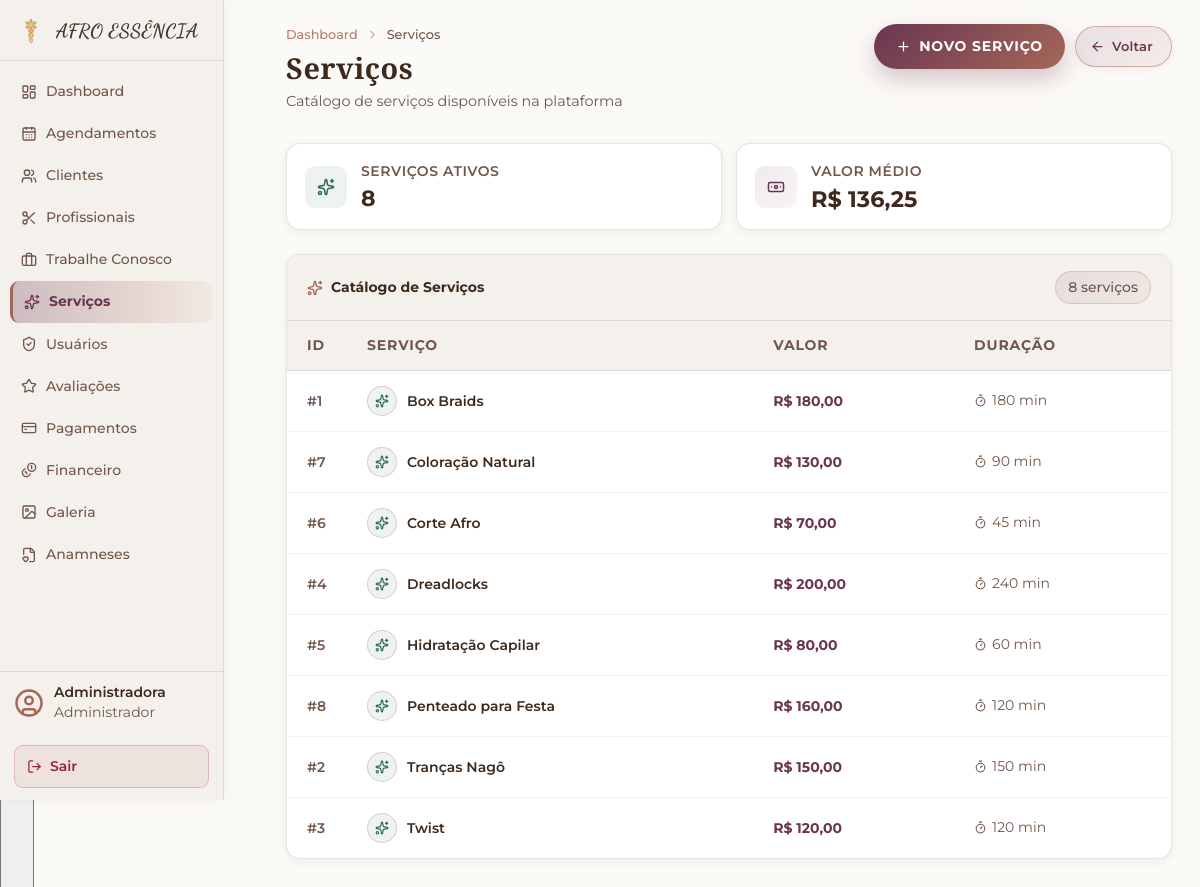
The app's page /dashboard/servicos (signed in) with its own data.
### tables this page shows
CREATE TABLE `servicos` (
  `id`                   int(11)        NOT NULL AUTO_INCREMENT,
  `categoria_id`         int(11)        DEFAULT NULL,
  `nome`                 varchar(120)   NOT NULL,
  `slug`                 varchar(160)   DEFAULT NULL,
  `descricao`            text           DEFAULT NULL,
  `imagem`               varchar(255)   DEFAULT NULL,
  `beneficios`           text           DEFAULT NULL,
  `tempo_duracao_texto`  varchar(120)   DEFAULT NULL,
  `manutencao`           varchar(200)   DEFAULT NULL,
  `cuidados_pos_servico` text           DEFAULT NULL,
  `valor`                decimal(10,2)  NOT NULL DEFAULT 0.00,
  `duracao_minutos`      int(11)        NOT NULL DEFAULT 60,
  `status`               enum('ativo','inativo') NOT NULL DEFAULT 'ativo',
  `created_at`           timestamp      NOT NULL DEFAULT current_timestamp(),
  PRIMARY KEY (`id`),
  UNIQUE KEY `idx_servicos_slug` (`slug`),
  KEY `fk_servico_categoria` (`categoria_id`),
  CONSTRAINT `fk_servico_categoria` FOREIGN KEY (`categoria_id`) REFERENCES `categorias` (`id`)
);

### app/controllers/BaseController.php (called while the page is built, shortened)
<?php
class BaseController
{
    protected function view(string $path, array $data = []): void
    {
        extract($data);
        $viewFile = __DIR__ . "/../views/" . $path . ".php";
        require $viewFile;
    }
}

### app/controllers/DashboardController.php (called while the page is built, shortened)
<?php
class DashboardController extends BaseController
{
    public function servicos()
    {
        $servicos = (new ServicoDAO())->findAll();
        $this->view('dashboard/admin/servicos', ['servicos' => $servicos]);
    }
}

### config/database.example.php (called while the page is built, shortened)
<?php
if (!defined('APP_PUBLIC_URL')) {
    $protocol = (!empty($_SERVER['HTTPS']) && $_SERVER['HTTPS'] !== 'off') ? 'https' : 'http';
    $host     = $_SERVER['HTTP_HOST'] ?? 'localhost';
}
class Database {
    private static $conn = null;
    public static function getConnection() {
        if (self::$conn === null) {
            $host   = defined('DB_HOST')   ? DB_HOST   : 'localhost';
            $name   = defined('DB_NAME')   ? DB_NAME   : 'afro_essencia';
            $user   = defined('DB_USER')   ? DB_USER   : 'root';
            $pass   = defined('DB_PASS')   ? DB_PASS   : '';
            $charset = 'utf8mb4';
            try {
                self::$conn = new PDO(
                    "mysql:host={$host};dbname={$name};charset={$charset}",
                    $user,
                    $pass
                );
                self::$conn->setAttribute(PDO::ATTR_ERRMODE, PDO::ERRMODE_EXCEPTION);
                self::$conn->setAttribute(PDO::ATTR_DEFAULT_FETCH_MODE, PDO::FETCH_ASSOC);
                self::$conn->setAttribute(PDO::ATTR_EMULATE_PREPARES, false);
            } catch (PDOException $e) {
                error_log('DB Connection error: ' . $e->getMessage());
                http_response_code(500);
                die("<h2>Erro interno. Tente novamente em instantes.</h2>");
            }
        }
        return self::$conn;
    }
}

### app/dao/BaseDAO.php (called while the page is built, shortened)
<?php
class BaseDAO {
    public function __construct() {
        $this->conn = Database::getConnection();
    }
}

### app/dao/ServicoDAO.php (called while the page is built, shortened)
<?php
class ServicoDAO extends BaseDAO
{
    private static ?bool $temColunaDetalhe = null;
    private function temColunaDetalhe(): bool
    {
        try {
            $result = $this->conn->query(
                "SELECT COUNT(*) FROM INFORMATION_SCHEMA.COLUMNS
                 WHERE TABLE_SCHEMA = DATABASE()
                   AND TABLE_NAME   = 'servicos'
                   AND COLUMN_NAME  = 'slug'"
            )->fetchColumn();
            self::$temColunaDetalhe = (int)$result > 0;
        } catch (\Throwable $e) {
            self::$temColunaDetalhe = false;
        }
        return self::$temColunaDetalhe;
    }
    public function findAll(): array
    {
        if ($this->temColunaDetalhe()) {
            $sql = "SELECT s.id, s.nome, s.slug, s.descricao, s.imagem, s.valor,
                           s.duracao_minutos, s.status, c.nome AS categoria
                    FROM servicos s
                    LEFT JOIN categorias c ON s.categoria_id = c.id
                    WHERE s.status = 'ativo'
                    ORDER BY s.nome ASC";
        }
        return $this->conn->query($sql)->fetchAll(PDO::FETCH_ASSOC);
    }
}

### app/views/dashboard/admin/servicos.php (the view, shortened to what this page needs)
<?php
require __DIR__ . '/../partials/_admin-header.php';
$total = count($servicos ?? []);
$totalReceita = array_sum(array_column($servicos ?? [], 'valor'));
?>
<div class="subpage-header">
    <div>
        <nav class="subpage-breadcrumb">
            <a href="/afro_essencia/dashboard">Dashboard</a>
            <i data-lucide="chevron-right"></i>
            <span>Serviços</span>
        </nav>
        <h1 class="subpage-title">Serviços</h1>
        <p class="subpage-subtitle">Catálogo de serviços disponíveis na plataforma</p>
    </div>
    <div class="subpage-actions">
        <a href="/afro_essencia/servico/novo" class="btn-primary">
            <i data-lucide="plus"></i>
            Novo Serviço
        </a>
        <a href="/afro_essencia/dashboard" class="btn-outline">
            <i data-lucide="arrow-left"></i>
            Voltar
        </a>
    </div>
</div>
<div class="subpage-summary">
    <div class="summary-card">
        <div class="summary-icon green"><i data-lucide="sparkles"></i></div>
        <div class="summary-body">
            <span class="summary-label">Serviços Ativos</span>
            <span class="summary-value"><?= htmlspecialchars($total ?? '', ENT_QUOTES) ?></span>
        </div>
    </div>
    <div class="summary-card">
        <div class="summary-icon gold"><i data-lucide="banknote"></i></div>
        <div class="summary-body">
            <span class="summary-label">Valor Médio</span>
            <span class="summary-value" style="font-size:1.4rem">
                R$ <?= $total > 0 ? number_format($totalReceita / $total, 2, ',', '.') : '0,00' ?>
            </span>
        </div>
    </div>
</div>
<div class="data-panel">
    <div class="data-panel-header">
        <h3 class="data-panel-title">
            <i data-lucide="sparkles"></i>
            Catálogo de Serviços
        </h3>
        <span class="data-panel-count"><?= htmlspecialchars($total ?? '', ENT_QUOTES) ?> serviço<?= $total !== 1 ? 's' : '' ?></span>
    </div>
    <?php if (empty($servicos)): ?>
        <div class="empty-panel">
            <i data-lucide="sparkles"></i>
            <p>Nenhum serviço ativo encontrado.</p>
        </div>
    <?php else: ?>
        <div class="table-scroll">
            <table class="adm-table">
                <thead>
                    <tr>
                        <th>ID</th>
                        <th>Serviço</th>
                        <th>Valor</th>
                        <th>Duração</th>
                    </tr>
                </thead>
                <tbody>
                    <?php foreach ($servicos as $s): ?>
                        <tr>
                            <td data-label="ID" class="col-id">#<?= $s['id'] ?></td>
                            <td data-label="Nome">
                                <div class="cell-name">
                                    <div class="cell-avatar" style="background:var(--ds-success-bg);color:var(--ds-success)">
                                        <i data-lucide="sparkles" style="width:14px;height:14px"></i>
                                    </div>
                                    <span class="cell-name-text"><?= htmlspecialchars($s['nome']) ?></span>
                                </div>
                            </td>
                            <td data-label="Valor">
                                <span class="cell-value">R$ <?= number_format($s['valor'], 2, ',', '.') ?></span>
                            </td>
                            <td>
                                <span class="cell-duration">
                                    <i data-lucide="timer"></i>
                                    <?= $s['duracao_minutos'] ?> min
                                </span>
                            </td>
                        </tr>
                    <?php endforeach; ?>
                </tbody>
            </table>
        </div>
    <?php endif; ?>
</div>
<?php require __DIR__ . '/../partials/_admin-footer.php'; ?>

### public/css/dashboard-admin.css (style rules this page uses)
:root { --accent: #A56758; --accent-soft: rgba(165,103,88,.12); --accent-strong: #6A3550; --background: var(--ds-bg); --surface: var(--ds-surface-raise); --surface-alt: var(--ds-surface); --surface-soft: rgba(69,53,44,.04); --surface-border: var(--ds-border-neutral); --text-primary: var(--ds-text); --text-muted: var(--ds-text-muted); --border: var(--ds-border-neutral); --shadow: var(--ds-shadow-md); --radius: var(--ds-radius); --radius-sm: var(--ds-radius-sm); --sidebar-w: 224px; }
*, *::before, *::after { box-sizing: border-box; }
body { margin: 0; font-family: 'Montserrat', 'Inter', sans-serif; background: var(--ds-bg); color: var(--ds-text); min-height: 100vh; -webkit-font-smoothing: antialiased; }
table { width: 100%; border-collapse: collapse; color: var(--ds-text); font-size: .875rem; }
th, td { padding: 13px 16px; border-bottom: 1px solid rgba(69,53,44,.07); text-align: left; }
th { background: var(--ds-surface); font-weight: 700; font-size: .875rem; color: var(--ds-text-muted); text-transform: uppercase; letter-spacing: .06em; white-space: nowrap; }
tbody tr:last-child td { border-bottom: none; }
svg { vertical-align: middle; }
table { border-collapse: collapse; width: 100%; }
thead th { background: var(--ds-surface); font-size: 14px; font-weight: 700; color: var(--ds-text-muted); text-transform: uppercase; letter-spacing: .05em; padding: 12px 14px; text-align: left; border-bottom: 1px solid var(--ds-border-neutral); }
tbody td { padding: 13px 14px; font-size: 14px; color: var(--ds-text); border-bottom: 1px solid var(--ds-border-neutral); }
tbody tr { transition: background .15s; }

### records on screen
servicos: id "1", nome "Box Braids", valor "180,00", duracao_minutos "180"
servicos: id "7", nome "Coloração Natural", valor "130,00", duracao_minutos "90"
servicos: id "6", nome "Corte Afro", valor "70,00", duracao_minutos "45"
servicos: id "4", nome "Dreadlocks", valor "200,00", duracao_minutos "240"
servicos: id "5", nome "Hidratação Capilar", valor "80,00", duracao_minutos "60"
servicos: id "8", nome "Penteado para Festa", valor "160,00", duracao_minutos "120"
servicos: id "2", nome "Tranças Nagô", valor "150,00", duracao_minutos "150"
servicos: id "3", nome "Twist", valor "120,00", duracao_minutos "120"

### other values on screen
$_SESSION['user']['nome'] "Administradora"
$total "8"
$totalReceita / $total "136,25"
